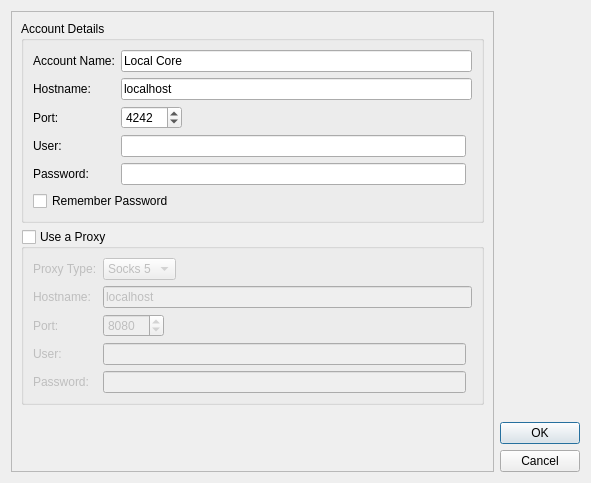
<?xml version="1.0" encoding="UTF-8"?>
<ui version="4.0">
 <class>CoreAccountEditDlg</class>
 <widget class="QDialog" name="CoreAccountEditDlg">
  <property name="geometry">
   <rect>
    <x>0</x>
    <y>0</y>
    <width>591</width>
    <height>483</height>
   </rect>
  </property>
  <property name="windowTitle">
   <string>Edit Core Account</string>
  </property>
  <layout class="QGridLayout" name="gridLayout_2">
   <item row="0" column="0" rowspan="2">
    <widget class="QScrollArea" name="scrollArea">
     <property name="widgetResizable">
      <bool>true</bool>
     </property>
     <widget class="QWidget" name="scrollAreaWidgetContents">
      <property name="geometry">
       <rect>
        <x>0</x>
        <y>0</y>
        <width>456</width>
        <height>469</height>
       </rect>
      </property>
      <layout class="QVBoxLayout" name="verticalLayout">
       <item>
        <widget class="QGroupBox" name="groupBox">
         <property name="title">
          <string>Account Details</string>
         </property>
         <layout class="QGridLayout" name="gridLayout_3">
          <item row="0" column="0">
           <widget class="QLabel" name="label">
            <property name="text">
             <string>Account Name:</string>
            </property>
           </widget>
          </item>
          <item row="0" column="1" colspan="3">
           <widget class="QLineEdit" name="accountName">
            <property name="text">
             <string>Local Core</string>
            </property>
           </widget>
          </item>
          <item row="1" column="0">
           <widget class="QLabel" name="label_2">
            <property name="text">
             <string>Hostname:</string>
            </property>
           </widget>
          </item>
          <item row="1" column="1" colspan="3">
           <widget class="QLineEdit" name="hostName">
            <property name="text">
             <string>localhost</string>
            </property>
           </widget>
          </item>
          <item row="2" column="0">
           <widget class="QLabel" name="label_3">
            <property name="text">
             <string>Port:</string>
            </property>
           </widget>
          </item>
          <item row="2" column="1">
           <widget class="QSpinBox" name="port">
            <property name="sizePolicy">
             <sizepolicy hsizetype="Preferred" vsizetype="Fixed">
              <horstretch>0</horstretch>
              <verstretch>0</verstretch>
             </sizepolicy>
            </property>
            <property name="minimum">
             <number>1</number>
            </property>
            <property name="maximum">
             <number>65535</number>
            </property>
            <property name="value">
             <number>4242</number>
            </property>
           </widget>
          </item>
          <item row="2" column="2">
           <spacer name="horizontalSpacer_2">
            <property name="orientation">
             <enum>Qt::Horizontal</enum>
            </property>
            <property name="sizeHint" stdset="0">
             <size>
              <width>63</width>
              <height>20</height>
             </size>
            </property>
           </spacer>
          </item>
          <item row="3" column="0">
           <widget class="QLabel" name="label_4">
            <property name="text">
             <string>User:</string>
            </property>
           </widget>
          </item>
          <item row="3" column="1" colspan="2">
           <widget class="QLineEdit" name="user"/>
          </item>
          <item row="4" column="0">
           <widget class="QLabel" name="label_10">
            <property name="text">
             <string>Password:</string>
            </property>
           </widget>
          </item>
          <item row="4" column="1" colspan="2">
           <widget class="QLineEdit" name="password">
            <property name="echoMode">
             <enum>QLineEdit::Password</enum>
            </property>
           </widget>
          </item>
          <item row="5" column="0" colspan="2">
           <widget class="QCheckBox" name="rememberPassword">
            <property name="text">
             <string>Remember Password</string>
            </property>
           </widget>
          </item>
         </layout>
        </widget>
       </item>
       <item>
        <widget class="QGroupBox" name="useProxy">
         <property name="title">
          <string>Use a Proxy</string>
         </property>
         <property name="checkable">
          <bool>true</bool>
         </property>
         <property name="checked">
          <bool>false</bool>
         </property>
         <layout class="QGridLayout" name="gridLayout">
          <item row="0" column="0">
           <widget class="QLabel" name="label_5">
            <property name="text">
             <string>Proxy Type:</string>
            </property>
           </widget>
          </item>
          <item row="0" column="1" colspan="2">
           <widget class="QComboBox" name="proxyType">
            <item>
             <property name="text">
              <string>Socks 5</string>
             </property>
            </item>
            <item>
             <property name="text">
              <string>HTTP</string>
             </property>
            </item>
           </widget>
          </item>
          <item row="0" column="3">
           <spacer name="horizontalSpacer">
            <property name="orientation">
             <enum>Qt::Horizontal</enum>
            </property>
            <property name="sizeHint" stdset="0">
             <size>
              <width>89</width>
              <height>20</height>
             </size>
            </property>
           </spacer>
          </item>
          <item row="1" column="0">
           <widget class="QLabel" name="label_6">
            <property name="text">
             <string>Hostname:</string>
            </property>
           </widget>
          </item>
          <item row="1" column="1" colspan="4">
           <widget class="QLineEdit" name="proxyHostName">
            <property name="text">
             <string>localhost</string>
            </property>
           </widget>
          </item>
          <item row="2" column="0">
           <widget class="QLabel" name="label_7">
            <property name="text">
             <string>Port:</string>
            </property>
           </widget>
          </item>
          <item row="2" column="1">
           <widget class="QSpinBox" name="proxyPort">
            <property name="sizePolicy">
             <sizepolicy hsizetype="Preferred" vsizetype="Fixed">
              <horstretch>0</horstretch>
              <verstretch>0</verstretch>
             </sizepolicy>
            </property>
            <property name="minimum">
             <number>1</number>
            </property>
            <property name="maximum">
             <number>65535</number>
            </property>
            <property name="value">
             <number>8080</number>
            </property>
           </widget>
          </item>
          <item row="2" column="2" colspan="2">
           <spacer name="horizontalSpacer_3">
            <property name="orientation">
             <enum>Qt::Horizontal</enum>
            </property>
            <property name="sizeHint" stdset="0">
             <size>
              <width>98</width>
              <height>20</height>
             </size>
            </property>
           </spacer>
          </item>
          <item row="3" column="0">
           <widget class="QLabel" name="label_8">
            <property name="text">
             <string>User:</string>
            </property>
           </widget>
          </item>
          <item row="3" column="1" colspan="3">
           <widget class="QLineEdit" name="proxyUser"/>
          </item>
          <item row="4" column="0">
           <widget class="QLabel" name="label_9">
            <property name="text">
             <string>Password:</string>
            </property>
           </widget>
          </item>
          <item row="4" column="1" colspan="3">
           <widget class="QLineEdit" name="proxyPassword">
            <property name="echoMode">
             <enum>QLineEdit::Password</enum>
            </property>
           </widget>
          </item>
         </layout>
        </widget>
       </item>
       <item>
        <spacer>
         <property name="orientation">
          <enum>Qt::Vertical</enum>
         </property>
         <property name="sizeHint" stdset="0">
          <size>
           <width>20</width>
           <height>4</height>
          </size>
         </property>
        </spacer>
       </item>
      </layout>
     </widget>
    </widget>
   </item>
   <item row="0" column="1">
    <spacer name="spacer">
     <property name="orientation">
      <enum>Qt::Vertical</enum>
     </property>
     <property name="sizeHint" stdset="0">
      <size>
       <width>17</width>
       <height>414</height>
      </size>
     </property>
    </spacer>
   </item>
   <item row="1" column="1">
    <widget class="QDialogButtonBox" name="buttonBox">
     <property name="sizePolicy">
      <sizepolicy hsizetype="Fixed" vsizetype="Maximum">
       <horstretch>0</horstretch>
       <verstretch>0</verstretch>
      </sizepolicy>
     </property>
     <property name="orientation">
      <enum>Qt::Vertical</enum>
     </property>
     <property name="standardButtons">
      <set>QDialogButtonBox::Cancel|QDialogButtonBox::Ok</set>
     </property>
    </widget>
   </item>
  </layout>
 </widget>
 <tabstops>
  <tabstop>accountName</tabstop>
  <tabstop>hostName</tabstop>
  <tabstop>port</tabstop>
  <tabstop>user</tabstop>
  <tabstop>password</tabstop>
  <tabstop>useProxy</tabstop>
  <tabstop>proxyType</tabstop>
  <tabstop>proxyHostName</tabstop>
  <tabstop>proxyPort</tabstop>
  <tabstop>proxyUser</tabstop>
  <tabstop>proxyPassword</tabstop>
  <tabstop>buttonBox</tabstop>
 </tabstops>
 <resources/>
 <connections>
  <connection>
   <sender>buttonBox</sender>
   <signal>accepted()</signal>
   <receiver>CoreAccountEditDlg</receiver>
   <slot>accept()</slot>
   <hints>
    <hint type="sourcelabel">
     <x>275</x>
     <y>521</y>
    </hint>
    <hint type="destinationlabel">
     <x>157</x>
     <y>207</y>
    </hint>
   </hints>
  </connection>
  <connection>
   <sender>buttonBox</sender>
   <signal>rejected()</signal>
   <receiver>CoreAccountEditDlg</receiver>
   <slot>reject()</slot>
   <hints>
    <hint type="sourcelabel">
     <x>343</x>
     <y>521</y>
    </hint>
    <hint type="destinationlabel">
     <x>286</x>
     <y>207</y>
    </hint>
   </hints>
  </connection>
 </connections>
</ui>
